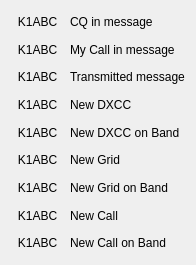
<?xml version="1.0" encoding="UTF-8"?>
<ui version="4.0">
 <class>ColorHighlighting</class>
 <widget class="QDialog" name="ColorHighlighting">
  <property name="geometry">
   <rect>
    <x>0</x>
    <y>0</y>
    <width>196</width>
    <height>265</height>
   </rect>
  </property>
  <property name="windowTitle">
   <string>Dialog</string>
  </property>
  <layout class="QVBoxLayout" name="verticalLayout">
   <item>
    <layout class="QGridLayout" name="gridLayout">
     <item row="5" column="0">
      <widget class="QLabel" name="label_15">
       <property name="text">
        <string>K1ABC</string>
       </property>
       <property name="alignment">
        <set>Qt::AlignCenter</set>
       </property>
      </widget>
     </item>
     <item row="6" column="0">
      <widget class="QLabel" name="label_17">
       <property name="text">
        <string>K1ABC</string>
       </property>
       <property name="alignment">
        <set>Qt::AlignCenter</set>
       </property>
      </widget>
     </item>
     <item row="7" column="0">
      <widget class="QLabel" name="label_11">
       <property name="text">
        <string>K1ABC</string>
       </property>
       <property name="alignment">
        <set>Qt::AlignCenter</set>
       </property>
      </widget>
     </item>
     <item row="8" column="0">
      <widget class="QLabel" name="label_13">
       <property name="text">
        <string>K1ABC</string>
       </property>
       <property name="alignment">
        <set>Qt::AlignCenter</set>
       </property>
      </widget>
     </item>
     <item row="7" column="1">
      <widget class="QLabel" name="label_12">
       <property name="text">
        <string>New Call</string>
       </property>
      </widget>
     </item>
     <item row="8" column="1">
      <widget class="QLabel" name="label_14">
       <property name="text">
        <string>New Call on Band</string>
       </property>
      </widget>
     </item>
     <item row="5" column="1">
      <widget class="QLabel" name="label_16">
       <property name="text">
        <string>New Grid</string>
       </property>
      </widget>
     </item>
     <item row="6" column="1">
      <widget class="QLabel" name="label_18">
       <property name="text">
        <string>New Grid on Band</string>
       </property>
      </widget>
     </item>
     <item row="2" column="1">
      <widget class="QLabel" name="label_6">
       <property name="text">
        <string>Transmitted message</string>
       </property>
      </widget>
     </item>
     <item row="0" column="0">
      <widget class="QLabel" name="label">
       <property name="text">
        <string>K1ABC</string>
       </property>
       <property name="alignment">
        <set>Qt::AlignCenter</set>
       </property>
      </widget>
     </item>
     <item row="4" column="0">
      <widget class="QLabel" name="label_9">
       <property name="text">
        <string>K1ABC</string>
       </property>
       <property name="alignment">
        <set>Qt::AlignCenter</set>
       </property>
      </widget>
     </item>
     <item row="2" column="0">
      <widget class="QLabel" name="label_5">
       <property name="text">
        <string>K1ABC</string>
       </property>
       <property name="alignment">
        <set>Qt::AlignCenter</set>
       </property>
      </widget>
     </item>
     <item row="1" column="0">
      <widget class="QLabel" name="label_3">
       <property name="text">
        <string>K1ABC</string>
       </property>
       <property name="alignment">
        <set>Qt::AlignCenter</set>
       </property>
      </widget>
     </item>
     <item row="3" column="1">
      <widget class="QLabel" name="label_8">
       <property name="text">
        <string>New DXCC</string>
       </property>
      </widget>
     </item>
     <item row="4" column="1">
      <widget class="QLabel" name="label_10">
       <property name="text">
        <string>New DXCC on Band</string>
       </property>
      </widget>
     </item>
     <item row="1" column="1">
      <widget class="QLabel" name="label_4">
       <property name="text">
        <string>My Call in message</string>
       </property>
      </widget>
     </item>
     <item row="3" column="0">
      <widget class="QLabel" name="label_7">
       <property name="text">
        <string>K1ABC</string>
       </property>
       <property name="alignment">
        <set>Qt::AlignCenter</set>
       </property>
      </widget>
     </item>
     <item row="0" column="1">
      <widget class="QLabel" name="label_2">
       <property name="text">
        <string>CQ in message</string>
       </property>
      </widget>
     </item>
    </layout>
   </item>
  </layout>
 </widget>
 <resources/>
 <connections/>
</ui>
